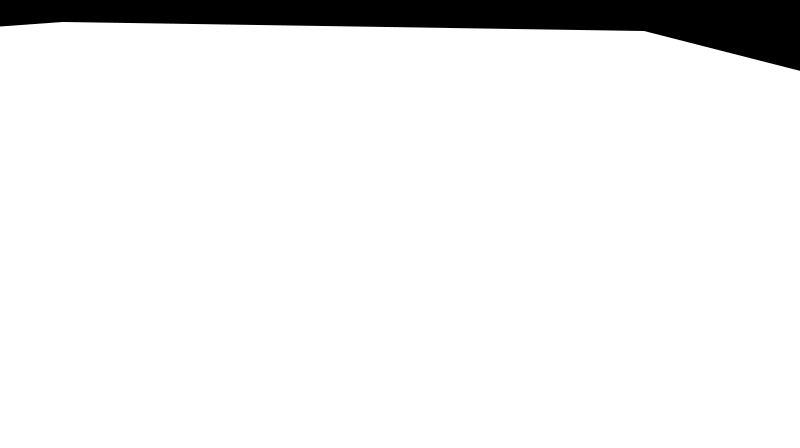
#> input picture data/mask/log3/015-rgb.png, 800 x 448 px, found by its file name
$ python detection.py   (older library calls are emulated)
#> lines starting #> are read from the running program, lines starting #| are printed output that depends on the picture
### src/prediction.py
# use the saved model to predict the result of one image
import os
import numpy as np
from PIL import Image
from tensorflow.keras.models import load_model

def create_mask(img_name, path_to_save):
    if not os.path.exists(path_to_save):
        os.makedirs(path_to_save)
    # if os.path.exists(path_to_save+img_name[5:]):
    #     print("Mask already exists.")
    #     return path_to_save+img_name[5:]
    if  os.path.exists('./data/mask/'+img_name):
        print("Mask already exists in ./data/mask/ .")
        Image.open('./data/mask/'+img_name).save(path_to_save+img_name[5:])
        return path_to_save+img_name[5:]
    if not os.path.exists('./ML/model/model.h5'):
        print("Model does not exist.")
        raise FileNotFoundError
    model = load_model('./ML/model/model.h5')

    image = Image.open('./data/'+img_name)
    image = np.array(image)
    image = image.reshape((1, 448, 800, 3))

    y_pred = model.predict(image)[0]

    #convert y_pred to a binary image
    y_pred = (y_pred > 0.5) * 255
    y_pred = y_pred.reshape((448, 800))
    y_pred = y_pred.astype(np.uint8)

    # save the result in ./ML/result
    if not os.path.exists(path_to_save):
        os.makedirs(path_to_save)
    Image.fromarray(y_pred).save(path_to_save+img_name[5:])
    return path_to_save+img_name[5:]


# [5 lines left out: function clear_all_masks, not called in this run]

# [2 lines that do not run on import are left out]

### src/lib_poto_detection.py
from math import *
import sys
import cv2
import numpy as np
from sklearn.linear_model import LinearRegression

MASK_GENERATION_REPO = './data/mask_generation/'

def raise_error_size_diff(img1,img2):
    if len(img1) != len(img2) or len(img1[0]) != len(img2[0]):
        raise ValueError("The two images must have the same size but have sizes {}x{} and {}x{}".format(len(img1),len(img1[0]),len(img2),len(img2[0])))
    return


def adaptative_binarization(img):
    m = max(2 * np.median(img), np.mean(img))
    bin_img = (img > m).astype(np.uint8) * 255
    img = img * (bin_img == 255)
    return img


# [5 lines left out: function display, not called in this run]


def search_and_draw_lines(img_search,img_draw,width_research,angle,line_number,minLength,maxGap):
    raise_error_size_diff(img_search,img_draw)
    lines = cv2.HoughLinesP(img_search, width_research, angle, line_number, minLineLength=minLength, maxLineGap=maxGap)
    for line in lines:
        x1, y1, x2, y2 = line[0]
        cv2.line(img_draw, (x1,y1), (x2,y2), (255,0,0), 2)
    return img_draw,lines


# [58 lines left out: functions apply_mask, keep_only_color, draw_rectangle, copy_and_keep, register_lines, not called in this run]


def detect_horizon_angle(mask, scharr=False):
    # set the kernel size, depending on whether we are using the Sobel
    # operator of the Scharr operator, then compute the gradients along
    # the x and y axis, respectively

    # print(mask.shape)
    mask_height = mask.shape[0]
    mask_width = mask.shape[1]
    ksize = -1 if scharr else 3
    gX = cv2.Sobel(mask, ddepth=cv2.CV_32F, dx=1, dy=0, ksize=ksize)
    gY = cv2.Sobel(mask, ddepth=cv2.CV_32F, dx=0, dy=1, ksize=ksize)

    # the gradient magnitude images are now of the floating point data
    # type, so we need to take care to convert them back a to unsigned
    # 8-bit integer representation so other OpenCV functions can operate
    # on them and visualize them

    gX = cv2.convertScaleAbs(gX)
    gY = cv2.convertScaleAbs(gY)

    # combine the gradient representations into a single image
    combined = cv2.addWeighted(gX, 0.5, gY, 0.5, 0)

    # show our output images
    # cv2.imshow("Mask", mask)
    # cv2.imshow("Sobel/Scharr Combined", combined)
    # cv2.waitKey(0)

    # Compute the angle of the horizon with linear regression
    points_x = []
    points_y = []
    for i in range(mask_height):
        for j in range(mask_width):
            if combined[i][j] > 0:
                points_x.append(j)
                points_y.append(i)

    if len(points_x) == 0:
        return None
    else:
        X = np.array(points_x).reshape(-1, 1)
        Y = np.array(points_y)
        model = LinearRegression(n_jobs=-1).fit(X, Y)
        return atan(model.coef_[0]) * 180 / pi //2 # //2 pour réduire la valeur de l'angle + AVOIR UNE VALEUR ENTIERE


# [10 lines left out: functions get_test_mask_horizontal, get_test_mask_vertical, not called in this run]


def rotate_image(image, angle):
    # grab the dimensions of the image and calculate the center of the
    # image
    (h, w) = image.shape[:2]
    (cX, cY) = (w // 2, h // 2)

    # grab the rotation matrix (applying the negative of the angle to rotate clockwise), then grab the sine and cosine
    # (i.e., the rotation components of the matrix)
    M = cv2.getRotationMatrix2D((cX, cY), angle, 1.0)
    cos = np.abs(M[0, 0])
    sin = np.abs(M[0, 1])

    # compute the new bounding dimensions of the image
    nW = int((h * sin) + (w * cos))
    nH = int((h * cos) + (w * sin))

    # adjust the rotation matrix to take into account translation
    M[0, 2] += (nW / 2) - cX
    M[1, 2] += (nH / 2) - cY

    # perform the actual rotation and return the image
    return cv2.warpAffine(image, M, (nW, nH))

# [2 lines that do not run on import are left out]

### src/detection.py
from lib_poto_detection import *
from copy import deepcopy
from prediction import create_mask

# # MODIFIER CE PARAMETRES POUR RENDRE LA DETECTION MEILLEURE
EROSION_ITERATIONS = 30 # # 30
DILATION_ITERATIONS = 30 # # 30
MIN_LINE_LENGTH = 50 # # 50
NUMBER_OF_LINES = 100 # # 100
WIDTH_RESEARCH = 1.3 # # 1.3
ANGLE_RESOLUTION = np.pi # # pi

def main_detection(image_name, flag_display = 1, flag_debug = 0):
#> called with image_name = 'log1/015-rgb.png', flag_display = 1, flag_debug = 0
    mask_name = create_mask(image_name, MASK_GENERATION_REPO)
    mask = cv2.imread(mask_name, 0)
#> mask: shape (448, 800); min 0, max 255, mean 237.3

    # définition des paramètres de pré traitement
    er = 2
    erosion_size = (er,er)
    di = 2
    dilate_size = (di,di)
    cl = 2
    closing_size = (cl,cl)

    kernel_closing = cv2.getStructuringElement(cv2.MORPH_RECT, closing_size)
    kernel_dilate  = cv2.getStructuringElement(cv2.MORPH_RECT, dilate_size)
    kernel_erosion = cv2.getStructuringElement(cv2.MORPH_RECT, erosion_size)

    preprocessing = er+di+cl


    # pré traitement
    img_grey = cv2.imread('./data/'+image_name, 0)
    img_grey = cv2.morphologyEx(img_grey, cv2.MORPH_CLOSE, kernel_closing, iterations=1)

    img_base = cv2.imread('./data/'+image_name, 1)
#> img_base is the input picture: shape (448, 800, 3); min 0, max 255, mean 237.3
    img_color = deepcopy(img_base)

    size_x, size_y = len(img_grey), len(img_grey[0])
#> size_x = 448; size_y = 800

    # encore pré traitement
    for i in range(5):
        img_grey = adaptative_binarization(img_grey)
        img_grey = cv2.dilate(img_grey, kernel_dilate, iterations=1)
        img_grey = cv2.equalizeHist(img_grey)
        img_grey = cv2.erode(img_grey, kernel_erosion, iterations=1)
#> this loop made 5 passes
#> m in adaptative_binarization on passes 1 to 5: 510, 0, 0, 0, 0

    ########################################################################################

    #### on calcule l'angle de l'horizon
    horizon_angle = detect_horizon_angle(mask)
#> in detect_horizon_angle, `gX = cv2.Sobel(mask, ddepth=cv2.CV_32F, dx=1, dy=0, ksize=ksize)`:
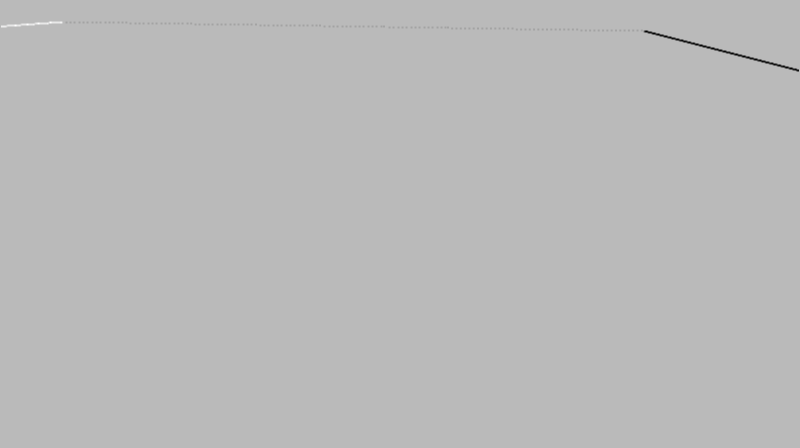
#> gX: shape (448, 800) float32; min -278, max 102, mean -0.3; drawn with min black and max white
#> in detect_horizon_angle, `gY = cv2.Sobel(mask, ddepth=cv2.CV_32F, dx=0, dy=1, ksize=ksize)`:
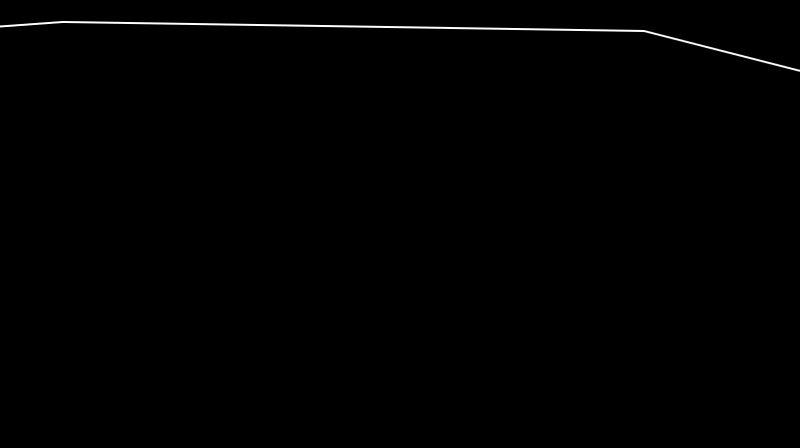
#> gY: shape (448, 800) float32; min 0, max 1020, mean 4.6; drawn with min black and max white
#> horizon_angle = 1
    if flag_display:
        print("Horizon angle :", horizon_angle)
#| Horizon angle : 1.0

    #### on effectue une rotation de l'image
    img_grey = rotate_image(img_grey, horizon_angle)
#> in rotate_image, `M = cv2.getRotationMatrix2D((cX, cY), angle, 1.0)`: M = [[1, 0.0175, -3.85], [-0.0175, 1, 7.02]]
#> in rotate_image, `cos = np.abs(M[0, 0])`: cos = 1
#> in rotate_image, `sin = np.abs(M[0, 1])`: sin = 0.0175
#> in rotate_image, `nW = int((h * sin) + (w * cos))`: nW = 807
#> in rotate_image, `nH = int((h * cos) + (w * sin))`: nH = 461
#> in rotate_image, `return cv2.warpAffine(image, M, (nW, nH))`: returned value: shape (461, 807); every value is 0
    img_color = rotate_image(img_color, horizon_angle)
#> call 2 of rotate_image, with angle = 1
#> in rotate_image (call 2), `return cv2.warpAffine(image, M, (nW, nH))`:
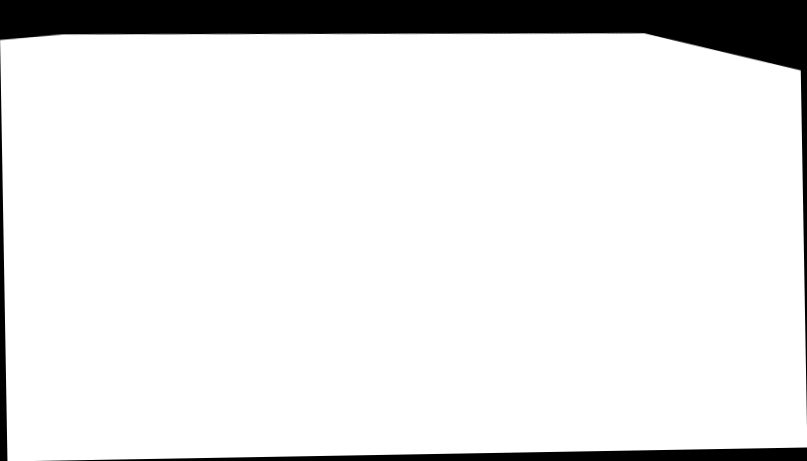
#> returned value: shape (461, 807, 3); min 0, max 255, mean 228.6
    img_grey_3_channels = cv2.cvtColor(img_grey, cv2.COLOR_GRAY2BGR)
#> img_grey_3_channels: shape (461, 807, 3); every value is 0

    #### on recherche les lignes et on les copie sur img_grey_3_channels
    img_grey_3_channels,lines=search_and_draw_lines(img_grey,img_grey_3_channels,WIDTH_RESEARCH,ANGLE_RESOLUTION,NUMBER_OF_LINES,MIN_LINE_LENGTH,1)
#> in search_and_draw_lines, `lines = cv2.HoughLinesP(img_search, width_research, angle, line_number..`: lines = None

    #### on garde la couleur bleue et on l'applique à img_grey_3_channels. Sinon, on garde du niveau de gris
    img_grey_3_channels=keep_only_color(img_grey_3_channels,img_grey,255,0,0)
    if flag_debug:
        display(img_grey_3_channels)

    #### on crée et applique le masque (soustraction de dilatation et erosion)
    mask = rotate_image(mask, horizon_angle)
    eroded_mask = deepcopy(mask)
    dilated_mask = deepcopy(mask)
    eroded_mask = cv2.erode(eroded_mask, kernel_erosion, iterations=EROSION_ITERATIONS)
    dilated_mask = cv2.dilate(dilated_mask, kernel_dilate, iterations=DILATION_ITERATIONS)
    sub_mask = cv2.subtract(dilated_mask, eroded_mask)
    if flag_debug:
        display(sub_mask)

    img_grey_3_channels=apply_mask(img_grey_3_channels,sub_mask)

    #### on garde la couleur bleue. Sinon, on met du noir.
    #### avec ça, on ne garde que le bas des poteaux et ils sont colorés en bleu.
    img_black = np.zeros((size_x, size_y, 3), dtype = "uint8")
    img_black = rotate_image(img_black, horizon_angle)
    img_black=keep_only_color(img_black,img_grey_3_channels,255,0,0)
    if flag_debug:
            display(img_black)

    #### on recherche les lignes et on les copie sur img_black
    img_black,reg=register_lines(img_black,lines)

    #### on garde les lignes les plus grandes et on trace les buts
    try:
        xmax = max(reg, key=lambda x: x[0])[0][0] -preprocessing
        xmin = min(reg, key=lambda x: x[0])[0][0] -preprocessing
        ymax = max(max(reg, key=lambda x: x[1][1])[1][1], max(reg, key=lambda x: x[0][1])[0][1]) -preprocessing
        ymin = min(min(reg, key=lambda x: x[1][1])[1][1], min(reg, key=lambda x: x[0][1])[0][1]) -preprocessing
    except ValueError:
        print("No goal detected")
        return 0, 0, 0, 0, img_base, horizon_angle

    # correction of goal height if the detection is incorrect
    deltaX = abs(xmax - xmin)
    deltaY = abs(ymax - ymin)
    if deltaY > deltaX:
        ymin = ymax - int(deltaX *0.70)

    img_color=draw_rectangle(img_color, xmin, ymin, xmax, ymax, 255, 0, 0)
    if flag_display:
        print("Detected points (xmax, xmin, ymax, ymin):", xmax, xmin, ymax, ymin)

    #### on rétablit la rotation originale
    img_color = rotate_image(img_color, -horizon_angle)

    # display(img_base)
    if flag_display:
        display(img_color)
    return xmax, xmin, ymax, ymin, img_base, horizon_angle


if __name__ == '__main__':
    img_name = 'log1/015-rgb.png'
#> (the run stopped early here; a loop or call above may not have finished)
